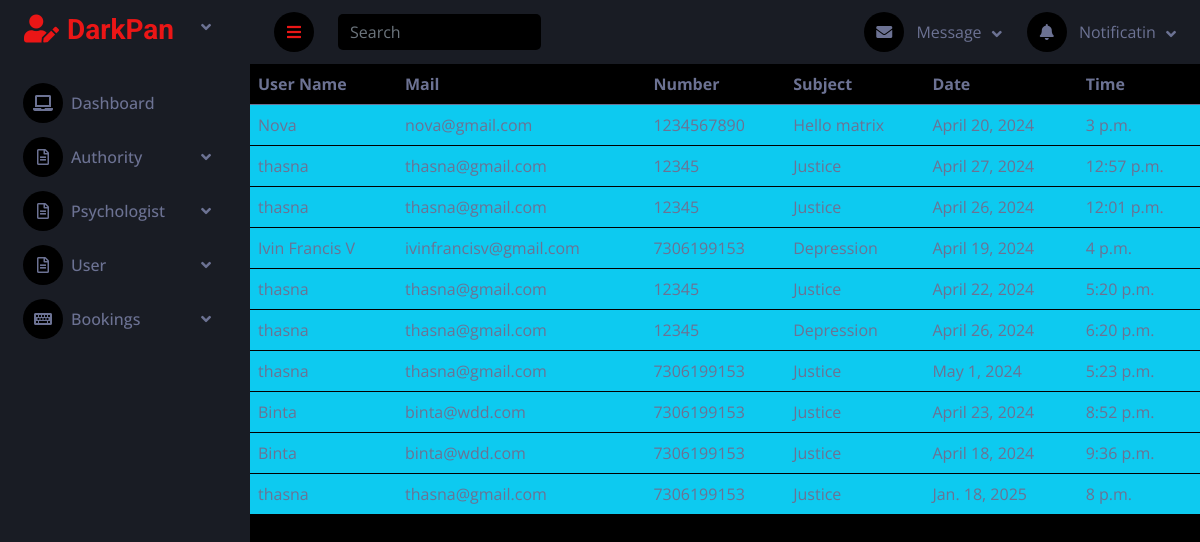
Page /abks on the committed database.
### userapp/models.py (models this page shows)
class atapn(models.Model):
    uid=models.ForeignKey(regdb,on_delete=models.CASCADE)
    aid=models.ForeignKey(atregdb,on_delete=models.CASCADE)
    num=models.IntegerField()
    sub=models.CharField(max_length=40)
    dte=models.DateField()
    tme=models.TimeField()
    status=models.IntegerField(default=0)

class regdb(models.Model):
    uname=models.CharField(max_length=70)
    umail=models.EmailField()
    uprf=models.ImageField(upload_to='regimgs',default='null.jpg')
    upsw=models.TextField()

### adminapp/views.py (the view)
# urls.py: path('abks',views.abks,name='abks'),
def abks(request):
    con=atapn.objects.all()
    cont={
        'inf':con
    }
    return render(request,'abks.html',cont)
    wr=bldb.objects.all()
    li=[wr]

### adminapp/templates/abks.html
{% extends 'aindx.html' %}
{% block cnt %}
<div class="card-block table-border-style">
    <div class="table-responsive">
        <table class="table table-inverse">
            <thead>
                <tr>
                    <th>User Name</th>
                    <th>Mail</th>
                    <th>Number</th>
                    <th>Subject</th>
                    <th>Date</th>
                    <th>Time</th>
                </tr>
            </thead>
            <tbody>
                {% for i in inf %}
                <tr class="bg-info">
                    <td>{{i.uid.uname}}</td>
                    <td>{{i.uid.umail}}</td>
                    <td>{{i.num}}</td>
                    <td>{{i.sub}}</td>
                    <td>{{i.dte}}</td>
                    <td>{{i.tme}}</td>
                </tr>
                {% endfor %}
            </tbody>
        </table>
    </div>
</div>
{% endblock %}

### adminapp/static/css/style.css (style rules this page uses)
:root { --primary: #EB1616; --secondary: #191C24; --light: #6C7293; --dark: #000000; }

### rows in the picture
atapn: uid.uname "Nova", uid.umail "nova@gmail.com", num "1234567890", sub "Hello matrix", dte "April 20, 2024", tme "3 p.m."
atapn: uid.uname "thasna", uid.umail "thasna@gmail.com", num "12345", sub "Justice", dte "April 27, 2024", tme "12:57 p.m."
atapn: uid.uname "thasna", uid.umail "thasna@gmail.com", num "12345", sub "Justice", dte "April 26, 2024", tme "12:01 p.m."
atapn: uid.uname "Ivin Francis V", uid.umail "ivinfrancisv@gmail.com", num "7306199153", sub "Depression", dte "April 19, 2024", tme "4 p.m."
atapn: uid.uname "thasna", uid.umail "thasna@gmail.com", num "12345", sub "Justice", dte "April 22, 2024", tme "5:20 p.m."
atapn: uid.uname "thasna", uid.umail "thasna@gmail.com", num "12345", sub "Depression", dte "April 26, 2024", tme "6:20 p.m."
atapn: uid.uname "thasna", uid.umail "thasna@gmail.com", num "7306199153", sub "Justice", dte "May 1, 2024", tme "5:23 p.m."
atapn: uid.uname "Binta", uid.umail "binta@wdd.com", num "7306199153", sub "Justice", dte "April 23, 2024", tme "8:52 p.m."
atapn: uid.uname "Binta", uid.umail "binta@wdd.com", num "7306199153", sub "Justice", dte "April 18, 2024", tme "9:36 p.m."
atapn: uid.uname "thasna", uid.umail "thasna@gmail.com", num "7306199153", sub "Justice", dte "Jan. 18, 2025", tme "8 p.m."
